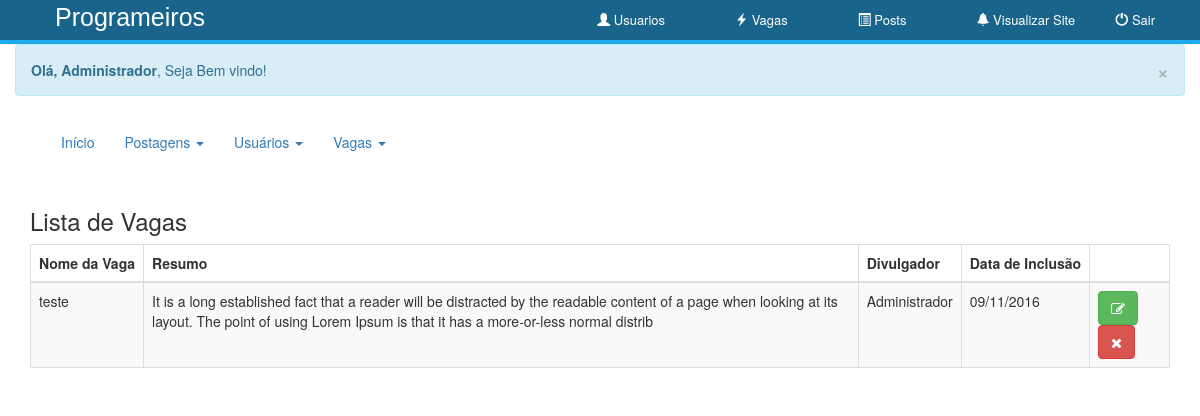
The app's page /admin/vagas.php (signed in) with its own data.
### tables this page shows
CREATE TABLE IF NOT EXISTS `vagas` (
`id_vaga` int(11) NOT NULL,
  `titulo_vaga` varchar(255) NOT NULL,
  `descricao_vaga` text NOT NULL,
  `divulgador` varchar(255) NOT NULL,
  `local` varchar(255) NOT NULL,
  `nivel` varchar(255) NOT NULL,
  `data_inc` date NOT NULL,
  `data_exp` date NOT NULL,
  `aprovada` int(11) NOT NULL DEFAULT '0'
);

### admin/vagas.php (the view, shortened to what this page needs)
<?php
  include('includes/navbar.php');
          ?>
    </div>
          <div class="widget widget-table action-table">
            <div class="widget-header"> <i class="icon-th-list"></i>
              <h3>Lista de Vagas</h3>
            </div>
            <div class="widget-content">
              <table class="table table-striped table-bordered">
                <thead>
                  <tr>
                    <th style="white-space: nowrap;"> Nome da Vaga </th>
                    <th style="white-space: nowrap;"> Resumo </th>
                    <th style="white-space: nowrap;"> Divulgador </th>
                    <th style="white-space: nowrap;"> Data de Inclusão </th>
                    <th class="td-actions"> </th>
                  </tr>
                </thead>
                <tbody>
                <?php
                if(isset($pg)) {
                    $pg = $_GET['pg'];
                } else {
                    $pg = 1;
                }
                $quantidade = 6;
                $inicio = ($pg * $quantidade) - $quantidade;
                if(isset($_POST['busca'])) {
                  $busca = $_POST['busca'];
                  $query = "SELECT * FROM vagas WHERE titulo_vaga LIKE '%$busca%' OR descricao_vaga LIKE '%$busca%'";
                } else {
                $query = "SELECT * FROM vagas ORDER BY id_vaga DESC LIMIT $inicio, $quantidade";
              }
                try {
                    $result = $PDO->prepare($query);
                    $result->execute();
                    $contar = $result->rowCount();
                    if($contar>0) {
                        while ($vaga = $result->fetch(PDO::FETCH_ASSOC)): ?>
                        <tr>
                            <td style="white-space: nowrap;"> <?= $vaga["titulo_vaga"]; ?> </td>
                            <td> <?= substr($vaga["descricao_vaga"],0,200); ?> </td>
                            <td style="white-space: nowrap;"> <?= $vaga["divulgador"]; ?> </td>
                            <td style="white-space: nowrap;"> <?= date('d/m/Y', strtotime($vaga["data_inc"])); ?> </td>
                            <td class="td-actions"><a href="edita_vaga.php?id=<?= $vaga["id_vaga"]; ?>" class="btn btn-small btn-success"><i class="fa fa-pencil-square-o" aria-hidden="true"></i></a>
                            <a href="vagas.php?pg=<?php echo $pg; ?>&delete=<?= $vaga["id_vaga"]; ?>" onClick='return confirm("Deseja realmente excluir esta vaga?")' class="btn btn-danger btn-small"><i class="fa fa-times" aria-hidden="true"></i></a></td>
                        </tr>
                   <?php endwhile;
                    } else {
                        echo "<tr>
                                 <td colspan='5' style='text-align:center';> Não há vagas cadastradas! </td>
                              </tr>";
                    }
                } catch(PDOException $e) {
                    echo 'Erro:' . $e;
                }
                ?>
                </tbody>
              </table>
            </div>
          </div>
        </div>
    <?php
    include('includes/footer.php');
    ?>

### admin/includes/navbar.php (shortened to what this page needs)
<?php
include('../includes/db.php');
$usuario = $_SESSION['usuario'];
$user = 'SELECT * FROM login WHERE usuario = :usuario';
$resultado = $PDO->prepare($user);
$resultado->bindValue(':usuario', $usuario, PDO::PARAM_STR);
$resultado->execute();
if($count=1) {
    while($nomeUser = $resultado->fetch(PDO::FETCH_ASSOC)) {
        $nomeUsuario = $nomeUser['nome'];
    }
}
?>
<!DOCTYPE html>
<html lang="pt-br">
<head>
<link href="../libs/bootstrap-3.3.7-dist/css/bootstrap.min.css" rel="stylesheet">
<link rel="stylesheet" type="text/css" href="../libs/font-awesome-4.7.0/css/font-awesome.min.css">
<link href="../assets/css/admin_navbar.css" rel="stylesheet">
</head>
<body>
  <header>
    <div class="menu">
    <div class="container-fluid">
    <div class="navbar-header">
      <a href="#">Programeiros</a>
    </div>
    <div>
      <ul class="nav navbar-nav navbar-right">
        <li><a href="logout.php" ><span class="glyphicon glyphicon-off"></span> Sair</a></li>
      </ul>
      <div class="dropdown">
        <ul class="nav navbar-nav navbar-right">
            <li><a href="" ><span class="glyphicon glyphicon-list-alt"></span> Posts</a></li>
            <ul class="nav navbar-nav navbar-right">
            <li><a href="" ><span class="glyphicon glyphicon-bell"></span> Visualizar Site</a></li>
             </ul>
        </ul>
      </div>
      <ul class="nav navbar-nav navbar-right">
          <li><a href="" ><span class="glyphicon glyphicon-flash"></span> Vagas</a></li>
      </ul>
      <ul class="nav navbar-nav navbar-right">
          <li><a href="" ><span class="glyphicon glyphicon-user"></span> Usuarios</a></li>
      </ul>
    </div>
  </div>
</div>
</header>
    <div class="container">
      <div class="row">
        <div class="alert alert-info">
          <button type="button" class="close" data-dismiss="alert">×</button>
          <strong>Olá, <?php echo $nomeUsuario; ?></strong>, Seja Bem vindo!
        </div>
<div class="container">
  <div class="navbar navbar submenu" role="banner">
      <div class="collapse navbar-collapse" id="bs-example-navbar-collapse-1">
      <ul class="nav navbar-nav">
        <li><a href="admin_page.php">Início</a></li>
        <li class="dropdown">
          <a href="#" class="dropdown-toggle" data-toggle="dropdown" role="button" aria-haspopup="true" aria-expanded="false">Postagens <span class="caret"></span></a>
        </li>
        <li class="dropdown">
          <a href="#" class="dropdown-toggle" data-toggle="dropdown" role="button" aria-haspopup="true" aria-expanded="false">Usuários <span class="caret"></span></a>
        </li>
        <li class="dropdown">
          <a href="#" class="dropdown-toggle" data-toggle="dropdown" role="button" aria-haspopup="true" aria-expanded="false">Vagas <span class="caret"></span></a>
        </li>
      </ul>
    </div>
    </div>
  </div>

### assets/css/admin_navbar.css (style rules this page uses)
.menu { background-color: #00547E; border-bottom: 4px solid #04A3ED; width:100%; height: auto; padding: 0 10px; margin: 0px; z-index: 1; opacity: 0.9; }
.menu .navbar-nav > li > a { font-size: 13px; color: white; padding: 10px 35px; }
.navbar-header > a { font-family: 'Ubuntu Condensed', sans-serif; padding: 0px; margin: 0px; text-decoration: none; color: white; font-size: 25px; padding: 5px 30px; }

### records on screen
vagas: titulo_vaga "teste", descricao_vaga "It is a long established fact that a reader will be distracted by the readable content of a page when looking at its layout. The point of using Lorem Ipsum is that it has a more-or-less normal distrib", divulgador "Administrador", data_inc "09/11/2016"

### other values on screen
$nomeUsuario "Administrador"
